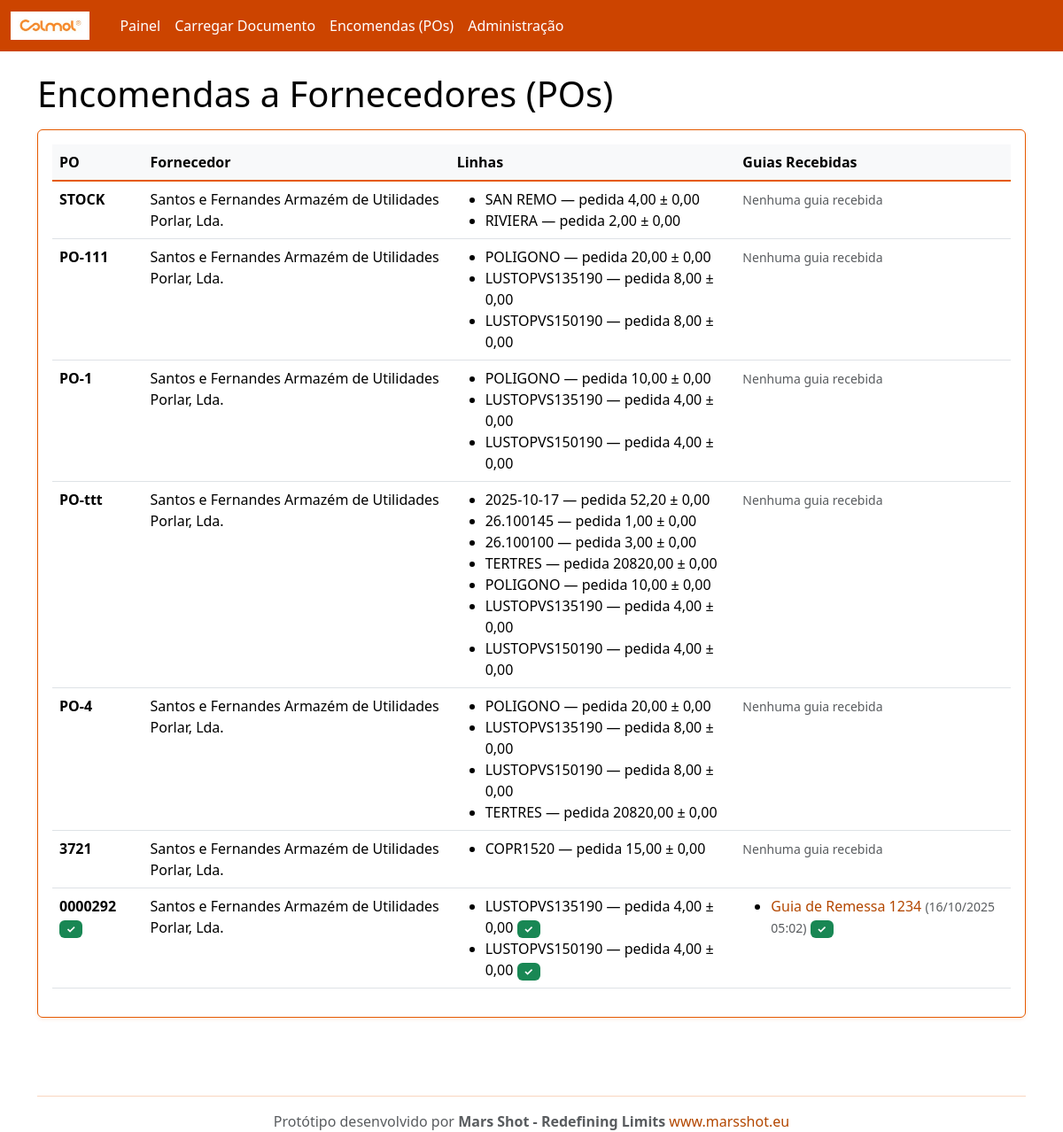
Before: /po/ with the older database file.
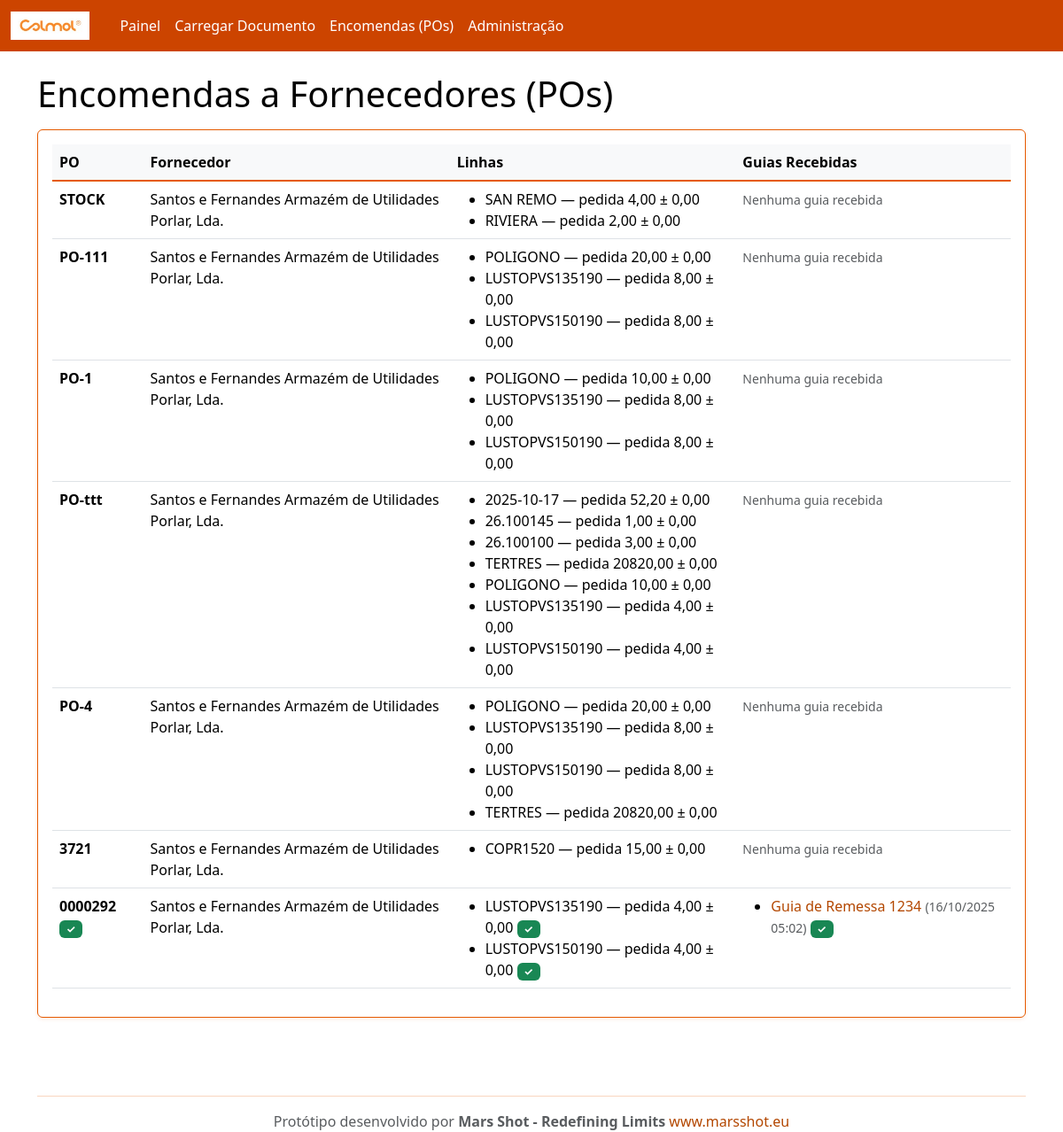
After: the same page with the newer database file.
### rececao/models.py (models this page shows, shortened)
class POLine(models.Model):
    po = models.ForeignKey(PurchaseOrder, on_delete=models.CASCADE, related_name='lines')
    internal_sku = models.CharField(max_length=120)  # código interno Colmol
    description = models.CharField(max_length=255, blank=True)
    unit = models.CharField(max_length=20, default='UN')
    qty_ordered = models.DecimalField(max_digits=12, decimal_places=2)
    qty_received = models.DecimalField(max_digits=12, decimal_places=2, default=0)
    tolerance = models.DecimalField(max_digits=6, decimal_places=2, default=0)  # tolerância admitida
    class Meta:
        unique_together = ('po','internal_sku')
    @property
    def qty_remaining(self):
        return self.qty_ordered - self.qty_received
    @property
    def is_complete(self):
        return self.qty_remaining <= 0

### rececao/views.py (the view)
# urls.py: path('po/', views.po_list, name='po_list'),
def po_list(request):
    from django.db.models import Prefetch
    from .models import InboundDocument
    pos = PurchaseOrder.objects.all().order_by('-id').prefetch_related(
        'lines',
        Prefetch(
            'inbound_docs',
            queryset=InboundDocument.objects.filter(doc_type='GR').order_by('-received_at'),
            to_attr='guias_remessa'
        )
    )
    return render(request, 'po_list.html', {'pos': pos})

### rececao/models.py (called while the page is built)
    @property
    def is_complete(self):
        lines = self.lines.all()
        if not lines.exists():
            return False
        return all(line.is_complete for line in lines)

### templates/po_list.html
{% extends "base.html" %}
{% block content %}
<h1>Encomendas a Fornecedores (POs)</h1>
<div class="card p-3 mt-3">
  <table class="table table-hover">
    <thead><tr><th>PO</th><th>Fornecedor</th><th>Linhas</th><th>Guias Recebidas</th></tr></thead>
    <tbody>
      {% for p in pos %}
      <tr>
        <td>
          <strong>{{ p.number }}</strong>
          {% if p.is_complete %}
            <span class="badge bg-success">✓</span>
          {% endif %}
        </td>
        <td>{{ p.supplier.name }}</td>
        <td>
          <ul class="mb-0">
          {% for l in p.lines.all %}
            <li>
              {{ l.internal_sku }} — pedida {{ l.qty_ordered|floatformat:2 }} ± {{ l.tolerance|floatformat:2 }}
              {% if l.is_complete %}
                <span class="badge bg-success">✓</span>
              {% endif %}
            </li>
          {% endfor %}
          </ul>
        </td>
        <td>
          {% if p.guias_remessa %}
            <ul class="mb-0">
            {% for guia in p.guias_remessa %}
              <li>
                <a href="/inbound/{{ guia.id }}/" class="text-decoration-none">
                  {{ guia.get_doc_type_display }} {{ guia.number }}
                </a>
                <small class="text-muted">({{ guia.received_at|date:"d/m/Y H:i" }})</small>
                {% if guia.match_result %}
                  {% if guia.match_result.status == 'matched' %}
                    <span class="badge bg-success">✓</span>
                  {% elif guia.match_result.status == 'exceptions' %}
                    <span class="badge bg-warning">!</span>
                  {% endif %}
                {% endif %}
              </li>
            {% endfor %}
            </ul>
          {% else %}
            <small class="text-muted">Nenhuma guia recebida</small>
          {% endif %}
        </td>
      </tr>
      {% empty %}
      <tr><td colspan="4">Sem POs. Use o admin para criar dados de exemplo.</td></tr>
      {% endfor %}
    </tbody>
  </table>
</div>
{% endblock %}

Changed rows visible on the page:
changed POLine (number 7 of 22 on the later page): qty_ordered "4,00" → "8,00"
changed POLine (number 8 of 22 on the later page): qty_ordered "4,00" → "8,00"
